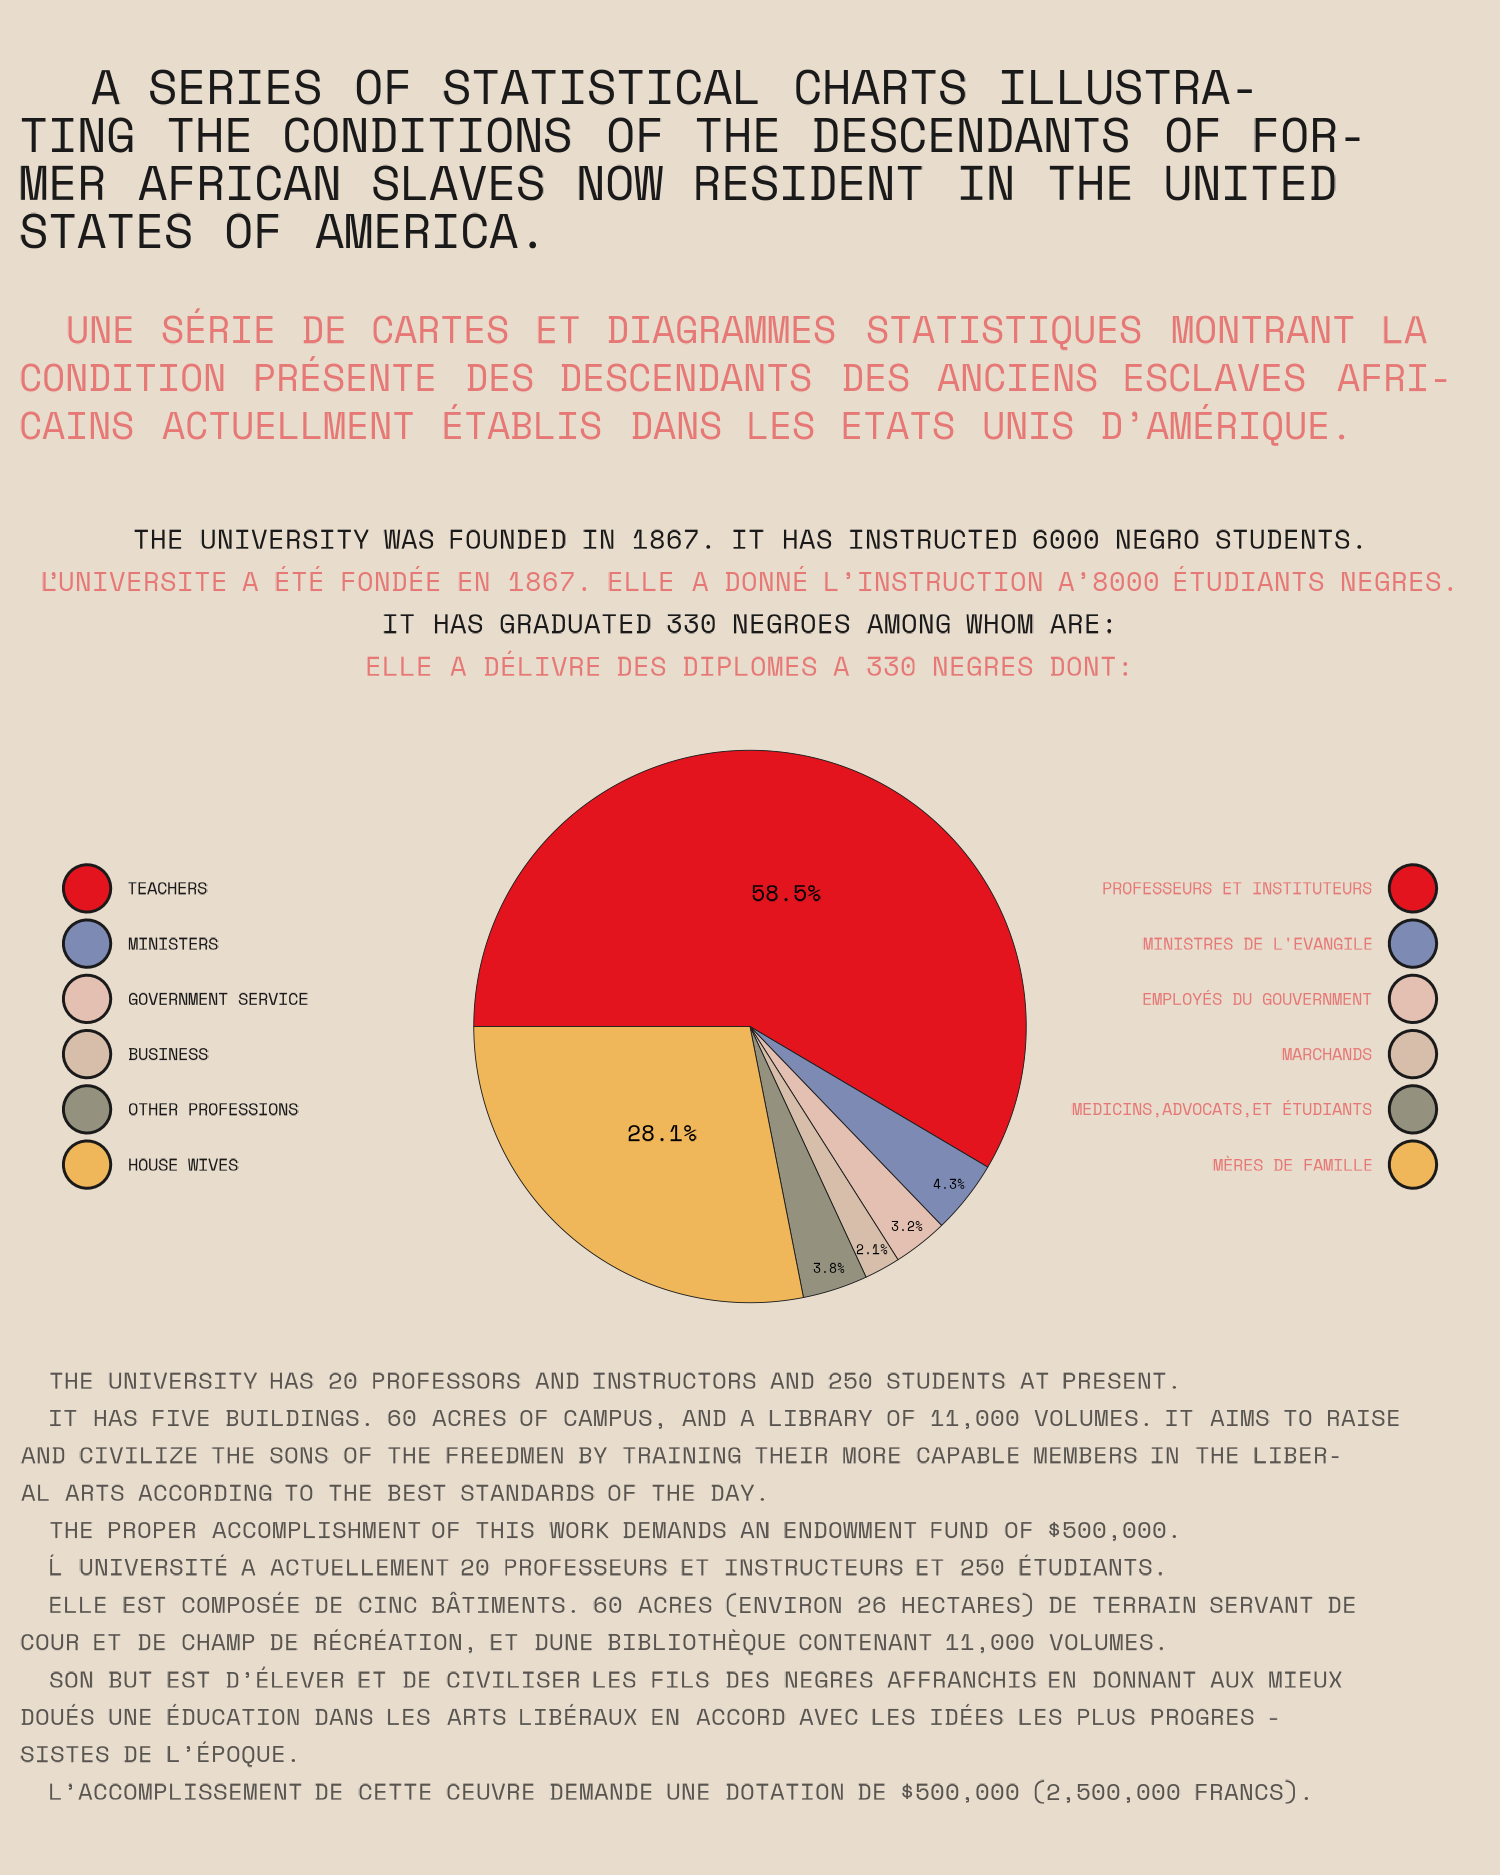

Here is the R script that generated this plot:
# Load packages -----------------------------------------------------------

library(tidyverse)
library(showtext)
library(camcorder)
library(ggtext)
library(nrBrand)
library(glue)
library(ggforce)


# Load data ---------------------------------------------------------------

tuesdata <- tidytuesdayR::tt_load("2024-04-02")
dubois_week10 <- tuesdata$dubois_week10


# Load fonts --------------------------------------------------------------

font_add_google(name = "Space Mono", family = "space")
showtext_auto()


# Define colours and fonts-------------------------------------------------

bg_col <- "#e8dccd"
text_col <- "gray10"
highlight_col <- ""

flag_red <- "#e4141e"
flag_black <- "#000000"
flag_green <- "#00863d"

body_font <- "space"
title_font <- "space"


# Data wrangling ----------------------------------------------------------

plot_data <- dubois_week10 |>
  mutate(
    Occupation = str_to_upper(Occupation),
    Occupation = factor(Occupation, levels = Occupation),
    TotPerc = cumsum(Percentage)
  ) |>
  mutate(
    start = c(0, 2 * pi * (TotPerc / 100)[-6]) - pi/2,
    end = (2 * pi * (TotPerc / 100)) - pi/2
  ) |>
  mutate(
    leg1_x = rep(-2.4, 6),
    leg1_y = seq(0.5, -0.5, length.out = 6),
    leg2_x = rep(2.4, 6),
    leg2_y = seq(0.5, -0.5, length.out = 6)
  ) |> 
  mutate(
    label_r = case_when(
      Percentage < 5 ~ 0.92,
      TRUE ~ 0.5
    ),
    lab_x = label_r * sin((start + end) / 2),
    lab_y = label_r * cos((start + end) / 2),
    lab_label = paste0(Percentage, "%"),
    lab_size = case_when(
      Percentage < 5 ~ 3.5,
      TRUE ~ 6
    )
  )
plot_data$French_Occupation <- c(
  "PROFESSEURS ET INSTITUTEURS",
  "MINISTRES DE L'EVANGILE",
  "EMPLOYÉS DU GOUVERNMENT",
  "MARCHANDS",
  "MEDICINS,ADVOCATS,ET ÉTUDIANTS",
  "MÈRES DE FAMILLE"
)


# Start recording ---------------------------------------------------------

gg_record(
  dir = file.path("2024", "2024-04-02", "recording"),
  device = "png",
  width = 5,
  height = 6.25,
  units = "in",
  dpi = 300
)


# Define text -------------------------------------------------------------

title_text <- str_to_upper(
  "A Series Of Statistical Charts Illustra-<br>ting The Conditions Of the Descendants Of For-<br>mer African Slaves Now Resident In The United<br>States of America."
)
title <- glue("<span></span> <span></span> <span style='font-weight: bold; font-size:36pt'>{title_text}</span><br><br><span style='color:{alpha(flag_red, 0.5)}; font-weight: normal;'><span></span> <span></span> UNE SÉRIE DE CARTES ET DIAGRAMMES STATISTIQUES MONTRANT LA<br>
CONDITION PRÉSENTE DES DESCENDANTS DES ANCIENS ESCLAVES AFRI-<br>
CAINS ACTUELLMENT ÉTABLIS DANS LES ETATS UNIS D'AMÉRIQUE.</span>")
st <- glue("THE UNIVERSITY WAS FOUNDED IN 1867. IT HAS INSTRUCTED 6000 NEGRO STUDENTS.<br>
<span style='color:{alpha(flag_red, 0.5)};'>ĽUNIVERSITE A ÉTÉ FONDÉE EN 1867. ELLE A DONNÉ L'INSTRUCTION A'8000 ÉTUDIANTS NEGRES.</span><br>
IT HAS GRADUATED 330 NEGROES AMONG WHOM ARE:<br>
<span style='color:{alpha(flag_red, 0.5)};'>ELLE A DÉLIVRE DES DIPLOMES A 330 NEGRES DONT:</span>")
cap <- "<span></span> <span></span> THE UNIVERSITY HAS 20 PROFESSORS AND INSTRUCTORS AND 250 STUDENTS AT PRESENT.<br>
<span></span> <span></span> IT HAS FIVE BUILDINGS. 60 ACRES OF CAMPUS, AND A LIBRARY OF 11,000 VOLUMES. IT AIMS TO RAISE<br>
AND CIVILIZE THE SONS OF THE FREEDMEN BY TRAINING THEIR MORE CAPABLE MEMBERS IN THE LIBER-<br>
AL ARTS ACCORDING TO THE BEST STANDARDS OF THE DAY.<br>
<span></span> <span></span> THE PROPER ACCOMPLISHMENT OF THIS WORK DEMANDS AN ENDOWMENT FUND OF $500,000.<br>
<span></span> <span></span> Ĺ UNIVERSITÉ A ACTUELLEMENT 20 PROFESSEURS ET INSTRUCTEURS ET 250 ÉTUDIANTS.<br>
<span></span> <span></span> ELLE EST COMPOSÉE DE CINC BÂTIMENTS. 60 ACRES (ENVIRON 26 HECTARES) DE TERRAIN SERVANT DE<br>
COUR ET DE CHAMP DE RÉCRÉATION, ET DUNE BIBLIOTHÈQUE CONTENANT 11,000 VOLUMES.<br>
<span></span> <span></span> SON BUT EST D'ÉLEVER ET DE CIVILISER LES FILS DES NEGRES AFFRANCHIS EN DONNANT AUX MIEUX<br>
DOUÉS UNE ÉDUCATION DANS LES ARTS LIBÉRAUX EN ACCORD AVEC LES IDÉES LES PLUS PROGRES -<br>
SISTES DE L'ÉPOQUE.<br>
<span></span> <span></span> L'ACCOMPLISSEMENT DE CETTE CEUVRE DEMANDE UNE DOTATION DE $500,000 (2,500,000 FRANCS)."


# Plot --------------------------------------------------------------------

ggplot() +
  geom_arc_bar(
    data = plot_data,
    aes(
      x0 = 0, y0 = 0, r0 = 0, r = 1,
      start = start,
      end = end,
      fill = Occupation
    ),
    color = text_col,
    linewidth = 0.1
  ) +
  geom_text(
    data = plot_data,
    mapping = aes(
      x = lab_x,
      y = lab_y,
      label = lab_label,
      size = lab_size
    ),
    family = body_font,
  ) +
  scale_size_identity() +
  # left legend
  geom_point(
    data = plot_data,
    mapping = aes(
      x = leg1_x,
      y = leg1_y,
      fill = Occupation
    ),
    size = 5,
    pch = 21,
    color = text_col
  ) +
  geom_text(
    data = plot_data,
    mapping = aes(
      x = leg1_x + 0.15,
      y = leg1_y,
      label = Occupation
    ),
    size = 4.5,
    color = text_col,
    family = body_font,
    hjust = 0
  ) +
  # right legend
  geom_point(
    data = plot_data,
    mapping = aes(
      x = leg2_x,
      y = leg2_y,
      fill = Occupation
    ),
    size = 5,
    pch = 21,
    color = text_col
  ) +
  geom_text(
    data = plot_data,
    mapping = aes(
      x = leg2_x - 0.15,
      y = leg2_y,
      label = French_Occupation
    ),
    size = 4.5,
    color = alpha(flag_red, 0.5),
    family = body_font,
    hjust = 1
  ) +
  # colours
  scale_fill_manual(
    values = c(flag_red, "#7d8ab4", "#e3c0b1", "#d6beaa", "#94927f", "#efb75a")
  ) +
  # text
  labs(
    title = title,
    subtitle = st,
    caption = cap
  ) +
  coord_fixed() +
  theme_void(base_size = 24) +
  theme(
    legend.position = "none",
    plot.margin = margin(5, 5, 5, 5),
    plot.background = element_rect(fill = bg_col, colour = bg_col),
    panel.background = element_rect(fill = bg_col, colour = bg_col),
    plot.title = element_textbox_simple(
      colour = text_col,
      hjust = 0,
      halign = 0,
      margin = margin(b = 10, t = 10),
      lineheight = 0.4,
      family = body_font
    ),
    plot.subtitle = element_textbox_simple(
      colour = text_col,
      hjust = 0.5,
      halign = 0.5,
      margin = margin(b = 10, t = 10),
      lineheight = 0.5,
      family = body_font,
      size = rel(0.85)
    ),
    plot.caption = element_textbox_simple(
      colour = alpha(text_col, 0.7),
      hjust = 0,
      halign = 0,
      margin = margin(b = 10, t = 10),
      lineheight = 0.5,
      family = body_font,
      size = rel(0.75)
    )
  )


# Save gif ----------------------------------------------------------------

gg_playback(
  name = file.path("2024", "2024-04-02", paste0("20240402", ".gif")),
  first_image_duration = 4,
  last_image_duration = 20,
  frame_duration = .25,
  background = bg_col
)
